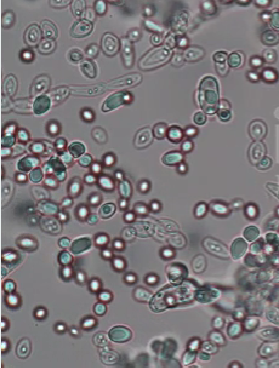
#> input picture sample1.png, 279 x 368 px, found by its file name
$ python main.py
#> lines starting #> are read from the running program, lines starting #| are printed output that depends on the picture; after the words box and inside, x2 and y2 are one past the last pixel; in counts of white or black regions, pixels touching at a corner belong together
import cv2
import numpy as np

# Load and preprocess image
image = cv2.imread('./images/sample1.png')
#> image is the input picture: shape (368, 279, 3); mean B, G, R 122.6, 120, 123.5
cv2.imshow('Original Image', image)
cv2.waitKey(0)

# Convert to grayscale
gray_image = cv2.cvtColor(image, cv2.COLOR_BGR2GRAY)
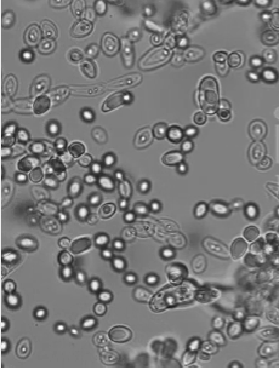
#> gray_image: shape (368, 279); min 31, max 252, mean 121.4
cv2.imshow('Grayscale Image', gray_image)
cv2.waitKey(0)

# Noise reduction using Gaussian Blur
preprocessed_image = cv2.GaussianBlur(gray_image, (5, 5), 0)
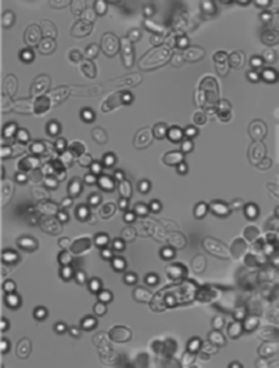
#> preprocessed_image: shape (368, 279); min 44, max 238, mean 121.3
cv2.imshow('Blurred Image', preprocessed_image)
cv2.waitKey(0)

# Edge detection using Canny
canny_edges = cv2.Canny(preprocessed_image, 50, 150)
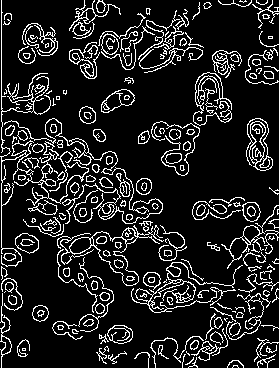
#> canny_edges: shape (368, 279); 13.4% white in thin lines or dots
cv2.imshow('Canny Edges', canny_edges)
cv2.waitKey(0)

# Morphological processing to enhance cell shapes
kernel = cv2.getStructuringElement(cv2.MORPH_ELLIPSE, (5, 5))
dilated_edges = cv2.dilate(canny_edges, kernel, iterations=2)
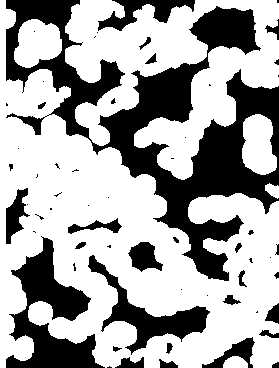
#> dilated_edges: shape (368, 279); 65.2% white; 59 black regions (32 under 20 px), largest, box (x1, y1, x2, y2) and area: (6, 0, 279, 281) 22510, (6, 236, 105, 368) 5467, (88, 255, 210, 355) 2876
eroded_edges = cv2.erode(dilated_edges, kernel, iterations=2)
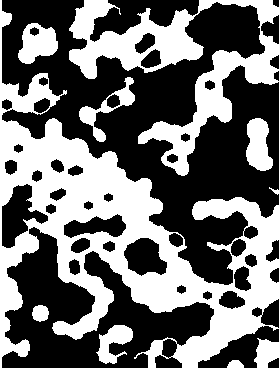
#> eroded_edges: shape (368, 279); 43.1% white; 10 white regions, largest, box (x1, y1, x2, y2) and area: (0, 0, 279, 368) 28938, (69, 0, 279, 176) 10662, (18, 23, 58, 64) 1070
cv2.imshow('Morphological Processing', eroded_edges)
cv2.waitKey(0)

# Create masks from the morphological image
cell_mask = eroded_edges == 255  # White areas are cells
empty_space_mask = eroded_edges == 0  # Black areas are empty spaces

# Apply masks to create the respective images
cell_highlighted_image = image.copy()
cell_highlighted_image[cell_mask] = [0, 0, 255]  # Highlight cells in red on the original image
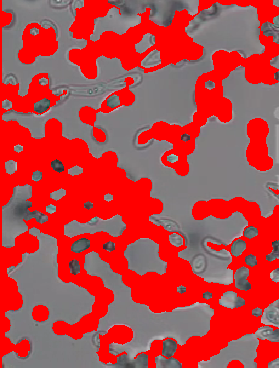
#> cell_highlighted_image: shape (368, 279, 3); mean B, G, R 71.9, 70.5, 181.8

empty_space_highlighted_image = image.copy()
empty_space_highlighted_image[empty_space_mask] = [255, 0, 0]  # Highlight empty spaces in blue on the original image
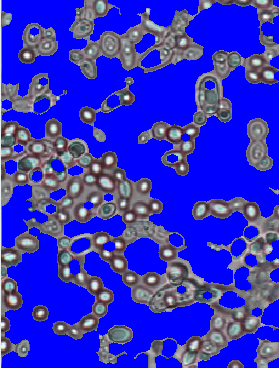
#> empty_space_highlighted_image: shape (368, 279, 3); mean B, G, R 195.9, 49.5, 51.6

# Calculate cell area
cell_area = np.sum(cell_mask)  # Total number of pixels that are red (cells)
#> cell_area = 44231
total_pixels = image.shape[0] * image.shape[1]  # Total number of pixels in the image
#> total_pixels = 102672
cell_coverage_percentage = (cell_area / total_pixels) * 100
#> cell_coverage_percentage = 43.08

# Display the images
cv2.imshow('Cell Highlighted Image', cell_highlighted_image)
cv2.waitKey(0)
cv2.imshow('Empty Space Highlighted Image', empty_space_highlighted_image)
cv2.waitKey(0)

# Display cell area coverage percentage
print(f"Total Coverage by Cells: {cell_coverage_percentage:.2f}%")
#| Total Coverage by Cells: 43.08%

cv2.destroyAllWindows()
